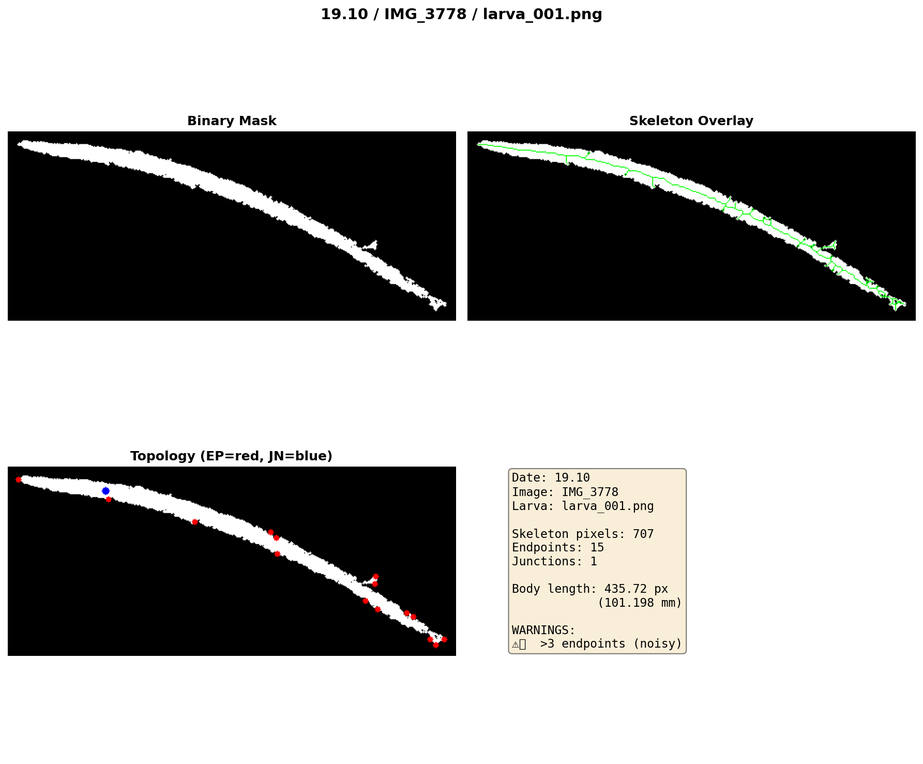
#> input picture skeleton_debug_examples/debug_19_10_IMG_3778_larva_001_ep15_jn1.png, 923 x 764 px, shrunk from 1785 x 1477 before the run
$ python -i test_skeleton_filtering.py   (imports and definitions only)
#> lines starting #> are read from the running program, lines starting #| are printed output that depends on the picture; after the words box and inside, x2 and y2 are one past the last pixel; in counts of white or black regions, pixels touching at a corner belong together
#!/usr/bin/env python3
"""
Real Dataset Skeleton Filtering Analysis
=========================================
Analyzes skeleton topology and body length computation on real larva masks.
Scans: analysis_full_binary_masks_only/<date>/<image>/larvae_reports/larva_*.png
Outputs debug visualizations to: skeleton_debug_examples/
"""

import numpy as np
import pandas as pd
import cv2
import matplotlib.pyplot as plt
from pathlib import Path
from collections import defaultdict, deque

# ============================================================
#  CONFIGURATION
# ============================================================
ROOT_DIR = Path(__file__).parent.resolve()
ANALYSIS_DIR = ROOT_DIR / "analysis_full_binary_masks_only"
OUTPUT_DIR = ROOT_DIR / "skeleton_debug_examples"
# [1 line not run here, left out]

# Predictions file from the fixed pipeline
PREDICTIONS_FILE = ROOT_DIR / "dual_larva_models_geodesic2" / "predictions" / "posture_predictions.xlsx"

MAX_DEBUG_IMAGES = 50  # Save visualizations for first N filtered larvae
PIXEL_TO_MM = 0.232255814

# Dates to exclude from analysis
EXCLUDED_DATES = {'18.10', '18.1'}

# ============================================================
#  SKELETON FUNCTIONS (from dual_larva_pipeline_geodesic_fixed)
# ============================================================
def _skeletonize(binary_img):
    """Produce a clean 1-pixel-wide skeleton using scikit-image (with fallback)."""
    try:
        from skimage.morphology import skeletonize as _sk
        bw = (binary_img > 0).astype(bool)
        skel = _sk(bw).astype(np.uint8)
        return skel
    except ImportError:
        pass
    # Fallback: OpenCV morphological thinning
    img    = (binary_img > 0).astype(np.uint8)
    skel   = np.zeros_like(img)
    kernel = cv2.getStructuringElement(cv2.MORPH_CROSS, (3, 3))
    for _ in range(200):
        eroded = cv2.erode(img, kernel)
        opened = cv2.morphologyEx(eroded, cv2.MORPH_OPEN, kernel)
        skel   = cv2.bitwise_or(skel, cv2.subtract(eroded, opened))
        img    = eroded.copy()
        if cv2.countNonZero(img) == 0:
            break
    return skel


# [418 lines left out: functions _neighbour_count, _bfs_distances, _find_topology, compute_geodesic_body_length, load_valid_posture_predictions, load_larva_mask and 2 more, not called in this run]


# [2 lines not run here, left out]

>>> import cv2
>>> picture = cv2.imread('skeleton_debug_examples/debug_19_10_IMG_3778_larva_001_ep15_jn1.png', cv2.IMREAD_GRAYSCALE)
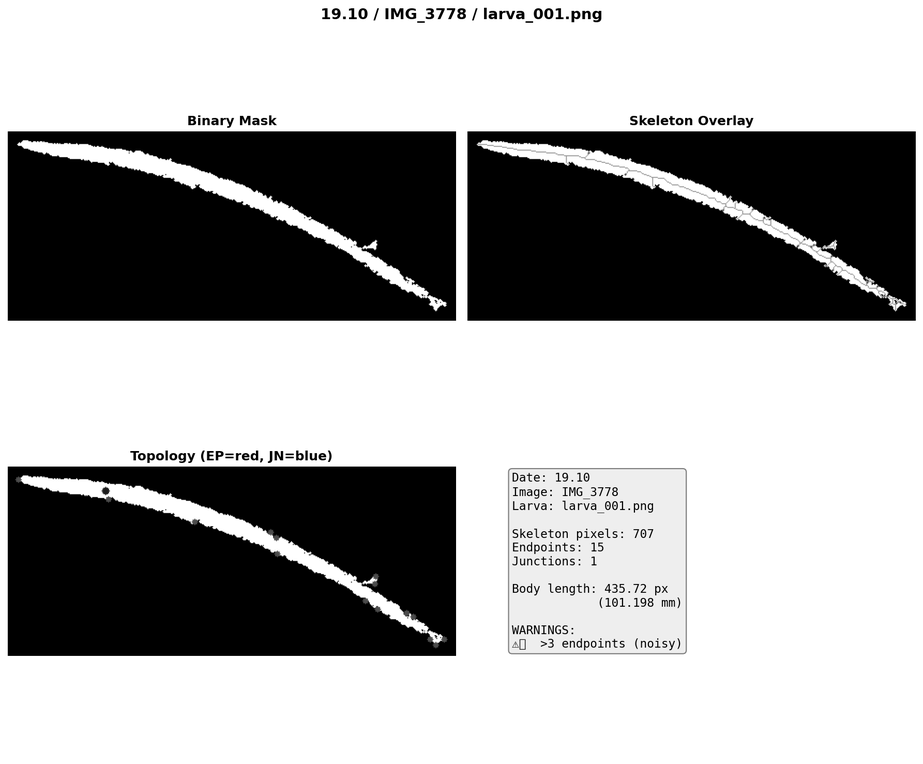
#> picture: shape (764, 923); min 0, max 255, mean 167.2
>>> result = _skeletonize(picture)
#> in _skeletonize, `bw = (binary_img > 0).astype(bool)`:
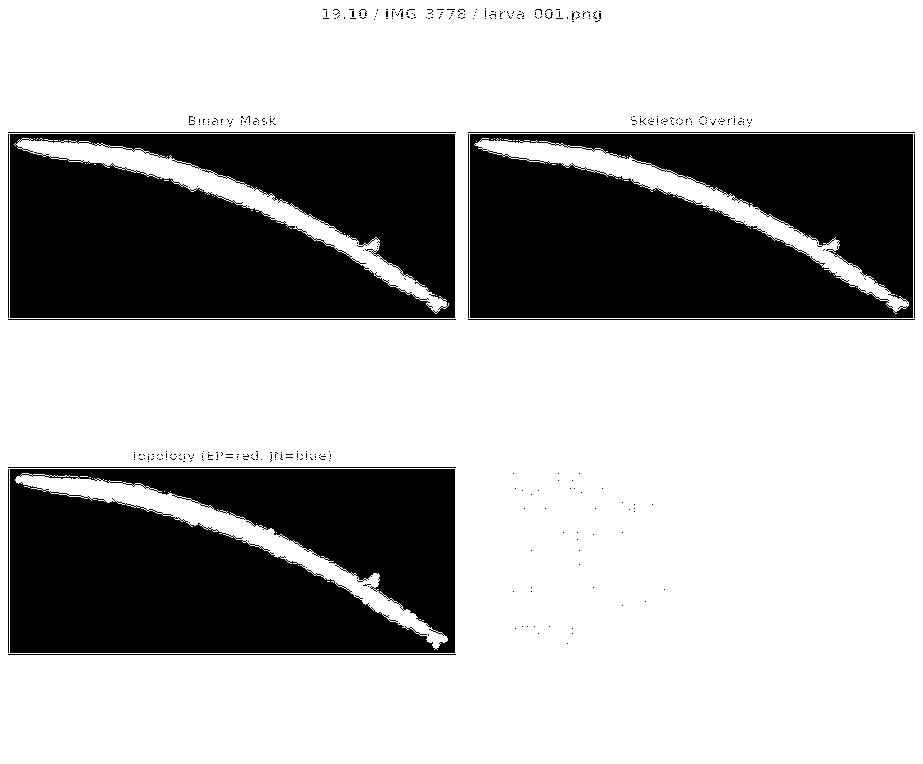
#> bw: shape (764, 923) bool; 68.2% white; 382 black regions (368 under 20 px), largest, box (x1, y1, x2, y2) and area: (10, 134, 455, 318) 73423, (10, 469, 455, 653) 73372, (470, 134, 913, 318) 73082
#> in _skeletonize, `skel = _sk(bw).astype(np.uint8)`:
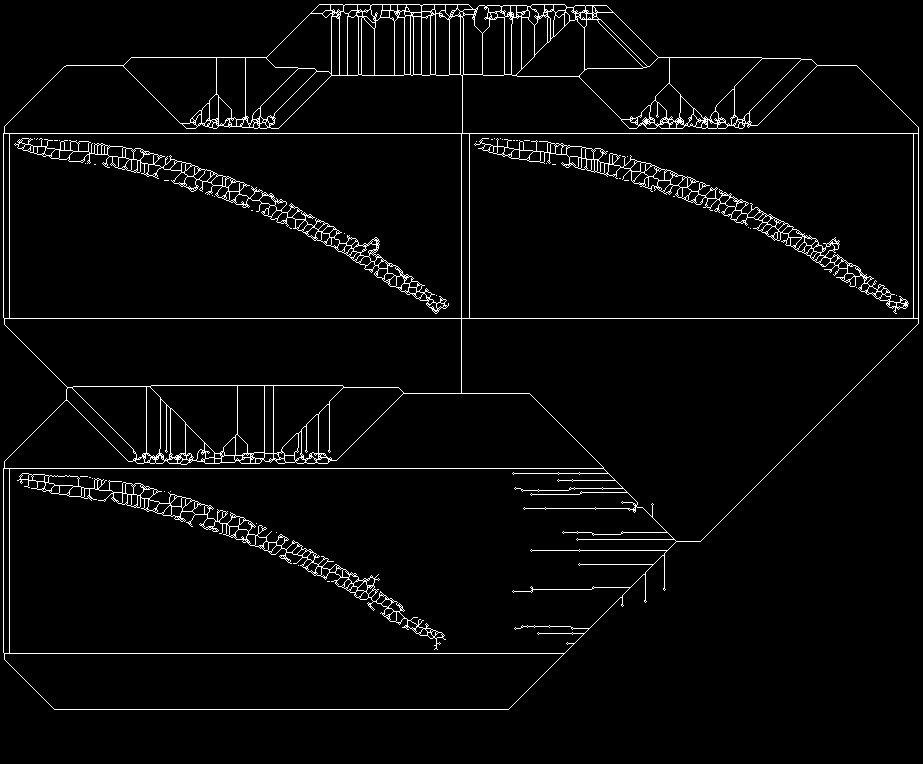
#> skel: shape (764, 923); values 0 (black) and 1 (white), 3.3% white in thin lines or dots

$ run again, on skeleton_debug_examples/debug_19_10_IMG_3778_larva_005_ep9_jn1.png
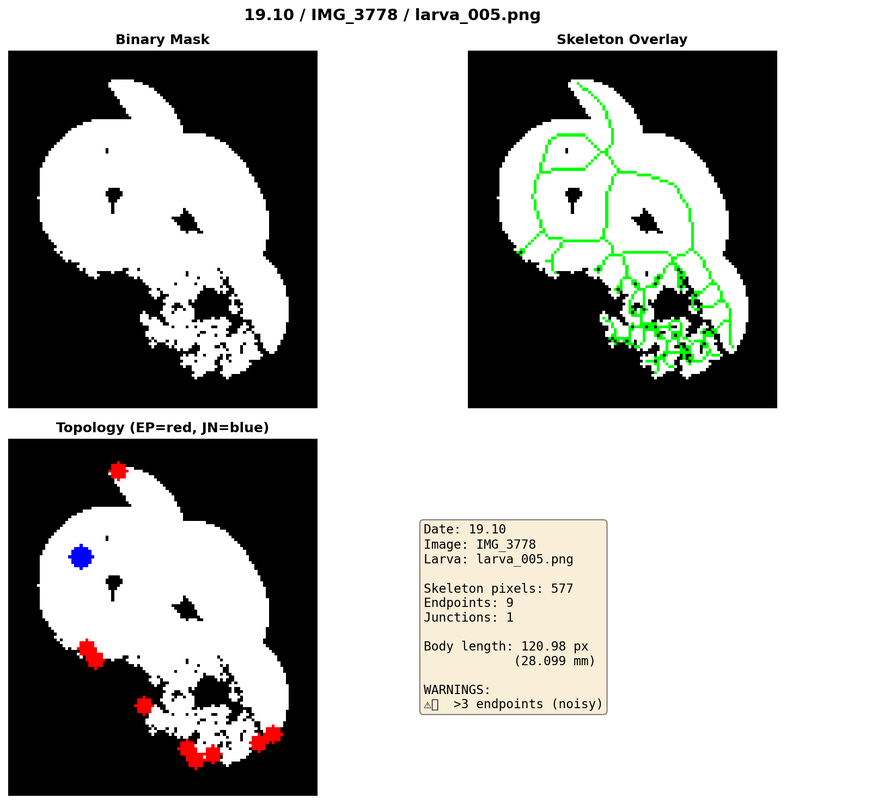
#> input picture skeleton_debug_examples/debug_19_10_IMG_3778_larva_005_ep9_jn1.png, 878 x 804 px, shrunk from 1612 x 1477 before the run
#> in _skeletonize, `bw = (binary_img > 0).astype(bool)`:
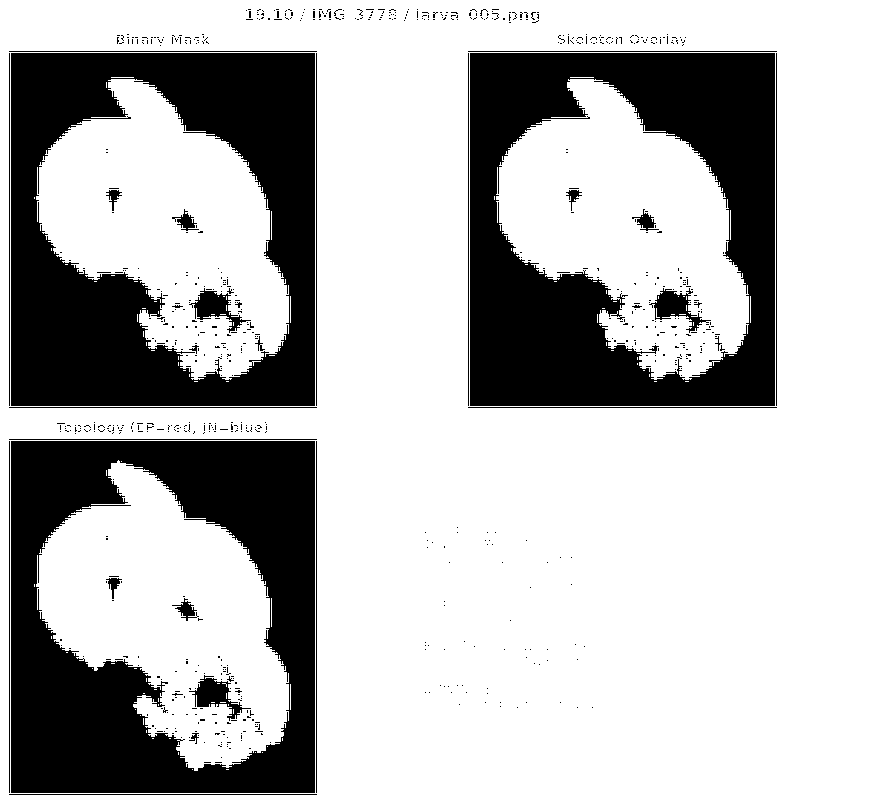
#> bw: shape (804, 878) bool; 72.4% white; 766 black regions (738 under 20 px), largest, box (x1, y1, x2, y2) and area: (470, 53, 775, 406) 61992, (11, 53, 315, 406) 61505, (11, 441, 315, 793) 60634
#> in _skeletonize, `skel = _sk(bw).astype(np.uint8)`:
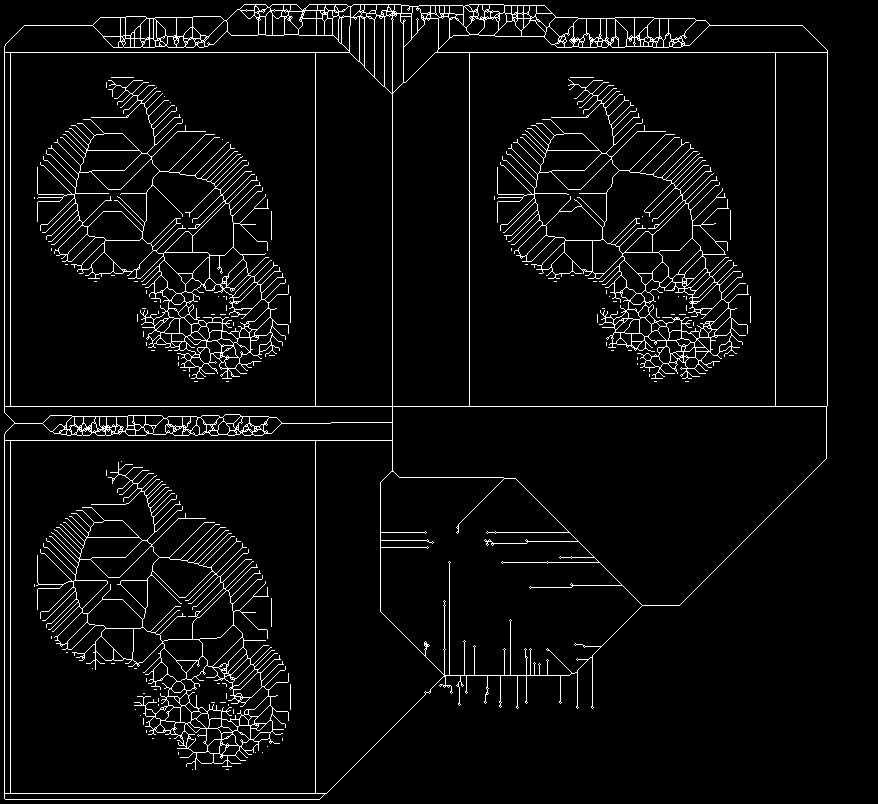
#> skel: shape (804, 878); values 0 (black) and 1 (white), 4.7% white in thin lines or dots

$ run again, on skeleton_debug_examples/debug_19_10_IMG_3778_larva_006_ep2_jn0.png
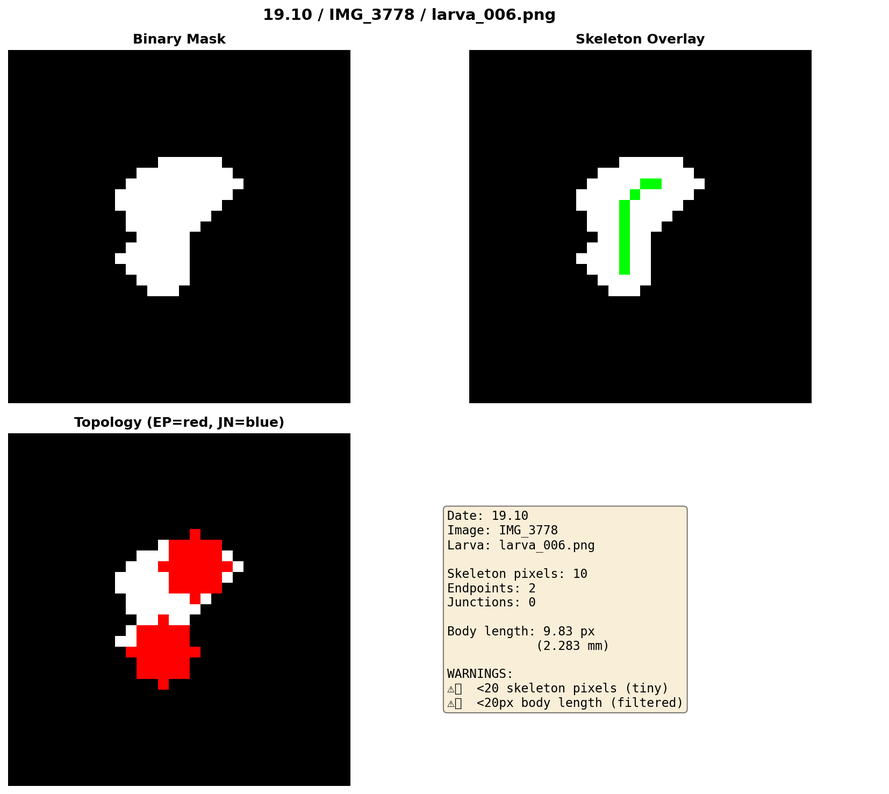
#> input picture skeleton_debug_examples/debug_19_10_IMG_3778_larva_006_ep2_jn0.png, 889 x 794 px, shrunk from 1654 x 1477 before the run
#> in _skeletonize, `bw = (binary_img > 0).astype(bool)`:
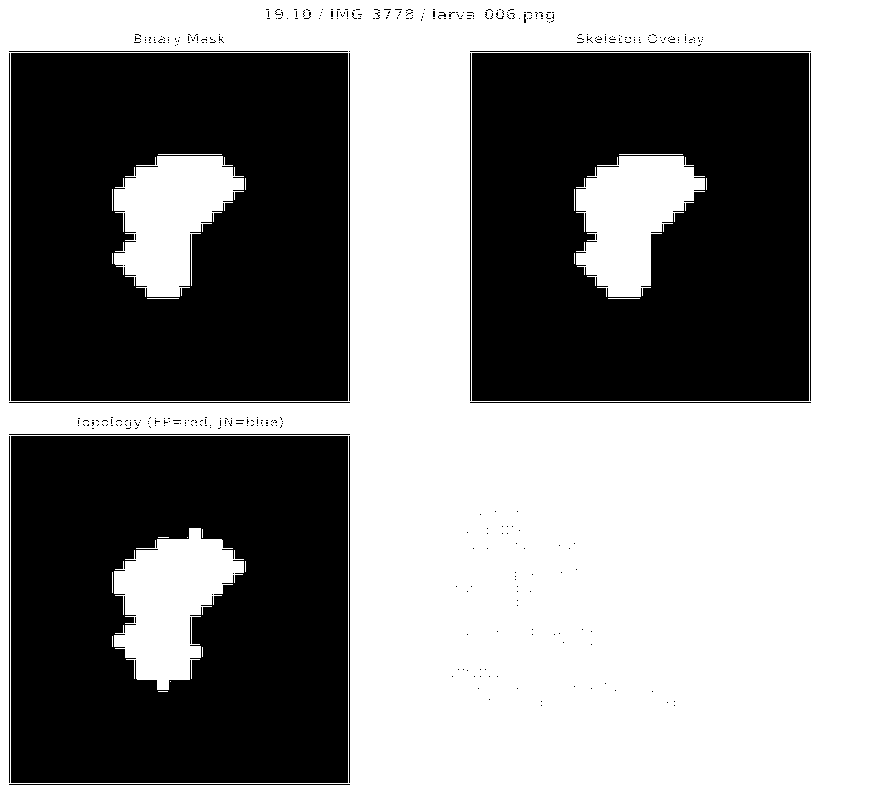
#> bw: shape (794, 889) bool; 54.5% white; 393 black regions (376 under 20 px), largest, box (x1, y1, x2, y2) and area: (472, 53, 809, 401) 105728, (11, 53, 348, 401) 105614, (11, 436, 348, 783) 104730
#> in _skeletonize, `skel = _sk(bw).astype(np.uint8)`:
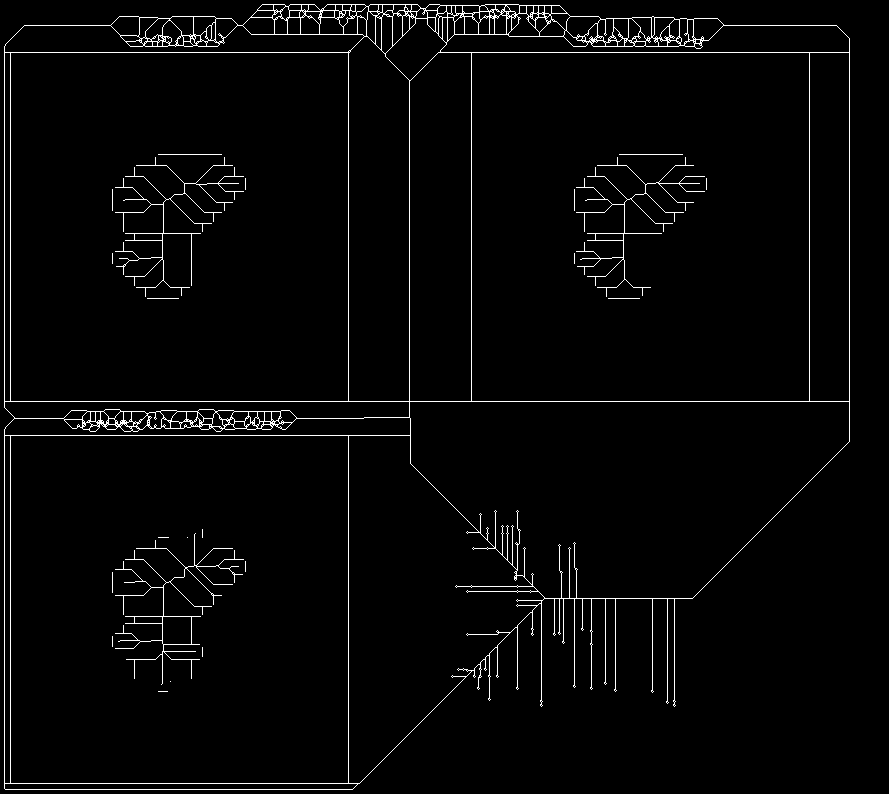
#> skel: shape (794, 889); values 0 (black) and 1 (white), 2.6% white in thin lines or dots
